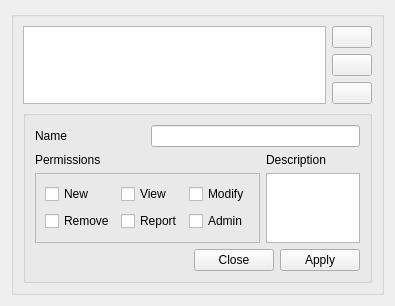
      <widget class="QWidget" name="RolePage">
       <property name="geometry">
        <rect>
         <x>0</x>
         <y>0</y>
         <width>362</width>
         <height>280</height>
        </rect>
       </property>
       <attribute name="label">
        <string>Role Management</string>
       </attribute>
       <layout class="QVBoxLayout" name="verticalLayout_12">
        <item>
         <widget class="QGroupBox" name="groupRole">
          <property name="title">
           <string/>
          </property>
          <layout class="QVBoxLayout" name="verticalLayout_11">
           <item>
            <layout class="QHBoxLayout" name="horizontalLayout_9">
             <item>
              <widget class="QTableView" name="tableRoles"/>
             </item>
             <item>
              <layout class="QVBoxLayout" name="verticalLayout_10">
               <item>
                <widget class="QPushButton" name="pushNewRole">
                 <property name="toolTip">
                  <string>Create new role</string>
                 </property>
                 <property name="statusTip">
                  <string>Create new role</string>
                 </property>
                 <property name="whatsThis">
                  <string>Creates new role</string>
                 </property>
                 <property name="text">
                  <string/>
                 </property>
                 <property name="icon">
                  <iconset resource="conf_app.qrc">
                   <normaloff>:/conf_app/filenew.png</normaloff>:/conf_app/filenew.png</iconset>
                 </property>
                </widget>
               </item>
               <item>
                <widget class="QPushButton" name="pushEditRole">
                 <property name="sizePolicy">
                  <sizepolicy hsizetype="Preferred" vsizetype="Fixed">
                   <horstretch>0</horstretch>
                   <verstretch>0</verstretch>
                  </sizepolicy>
                 </property>
                 <property name="toolTip">
                  <string>Edit role</string>
                 </property>
                 <property name="statusTip">
                  <string>Edit role</string>
                 </property>
                 <property name="whatsThis">
                  <string>Edits role</string>
                 </property>
                 <property name="text">
                  <string/>
                 </property>
                 <property name="icon">
                  <iconset resource="conf_app.qrc">
                   <normaloff>:/conf_app/pencil.png</normaloff>:/conf_app/pencil.png</iconset>
                 </property>
                 <property name="checkable">
                  <bool>true</bool>
                 </property>
                </widget>
               </item>
               <item>
                <widget class="QPushButton" name="pushRemoveRole">
                 <property name="sizePolicy">
                  <sizepolicy hsizetype="Preferred" vsizetype="Fixed">
                   <horstretch>0</horstretch>
                   <verstretch>0</verstretch>
                  </sizepolicy>
                 </property>
                 <property name="toolTip">
                  <string>Remove role</string>
                 </property>
                 <property name="statusTip">
                  <string>Remove role</string>
                 </property>
                 <property name="whatsThis">
                  <string>Removes role</string>
                 </property>
                 <property name="text">
                  <string/>
                 </property>
                 <property name="icon">
                  <iconset resource="conf_app.qrc">
                   <normaloff>:/conf_app/cancel.png</normaloff>:/conf_app/cancel.png</iconset>
                 </property>
                 <property name="shortcut">
                  <string>Del</string>
                 </property>
                </widget>
               </item>
              </layout>
             </item>
            </layout>
           </item>
           <item>
            <widget class="QGroupBox" name="groupRoleDetail">
             <property name="title">
              <string/>
             </property>
             <layout class="QGridLayout" name="gridLayout_7">
              <item row="0" column="0">
               <widget class="QLabel" name="label_9">
                <property name="text">
                 <string>Name</string>
                </property>
                <property name="buddy">
                 <cstring>lineRoleName</cstring>
                </property>
               </widget>
              </item>
              <item row="0" column="1" colspan="2">
               <widget class="QLineEdit" name="lineRoleName"/>
              </item>
              <item row="1" column="0" colspan="2">
               <widget class="QLabel" name="label_11">
                <property name="text">
                 <string>Permissions</string>
                </property>
               </widget>
              </item>
              <item row="1" column="2">
               <widget class="QLabel" name="label_10">
                <property name="text">
                 <string>Description</string>
                </property>
                <property name="buddy">
                 <cstring>textRoleDesc</cstring>
                </property>
               </widget>
              </item>
              <item row="2" column="2">
               <widget class="QPlainTextEdit" name="textRoleDesc">
                <property name="sizePolicy">
                 <sizepolicy hsizetype="Preferred" vsizetype="Expanding">
                  <horstretch>0</horstretch>
                  <verstretch>0</verstretch>
                 </sizepolicy>
                </property>
               </widget>
              </item>
              <item row="3" column="0" colspan="3">
               <layout class="QHBoxLayout" name="horizontalLayout_8">
                <item>
                 <spacer name="horizontalSpacer_4">
                  <property name="orientation">
                   <enum>Qt::Horizontal</enum>
                  </property>
                  <property name="sizeHint" stdset="0">
                   <size>
                    <width>40</width>
                    <height>20</height>
                   </size>
                  </property>
                 </spacer>
                </item>
                <item>
                 <widget class="QDialogButtonBox" name="roleButtonBox">
                  <property name="standardButtons">
                   <set>QDialogButtonBox::Apply|QDialogButtonBox::Close</set>
                  </property>
                 </widget>
                </item>
               </layout>
              </item>
              <item row="2" column="0" colspan="2">
               <widget class="QFrame" name="frame">
                <property name="frameShape">
                 <enum>QFrame::StyledPanel</enum>
                </property>
                <property name="frameShadow">
                 <enum>QFrame::Raised</enum>
                </property>
                <layout class="QGridLayout" name="gridLayout_8">
                 <item row="0" column="0">
                  <widget class="QCheckBox" name="checkNew">
                   <property name="toolTip">
                    <string>Can create new records</string>
                   </property>
                   <property name="statusTip">
                    <string>Can create new records</string>
                   </property>
                   <property name="whatsThis">
                    <string>Permission to create new records</string>
                   </property>
                   <property name="text">
                    <string>New</string>
                   </property>
                  </widget>
                 </item>
                 <item row="0" column="1">
                  <widget class="QCheckBox" name="checkView">
                   <property name="toolTip">
                    <string>Can view records</string>
                   </property>
                   <property name="statusTip">
                    <string>Can view records</string>
                   </property>
                   <property name="whatsThis">
                    <string>Permission to create view records</string>
                   </property>
                   <property name="text">
                    <string>View</string>
                   </property>
                  </widget>
                 </item>
                 <item row="0" column="2">
                  <widget class="QCheckBox" name="checkMod">
                   <property name="toolTip">
                    <string>Can edit records</string>
                   </property>
                   <property name="statusTip">
                    <string>Can edit records</string>
                   </property>
                   <property name="whatsThis">
                    <string>Permission to modify records</string>
                   </property>
                   <property name="text">
                    <string>Modify</string>
                   </property>
                  </widget>
                 </item>
                 <item row="1" column="2">
                  <widget class="QCheckBox" name="checkAdmin">
                   <property name="toolTip">
                    <string>Superuser</string>
                   </property>
                   <property name="statusTip">
                    <string>Superuser</string>
                   </property>
                   <property name="whatsThis">
                    <string>Administrator permissions</string>
                   </property>
                   <property name="text">
                    <string>Admin</string>
                   </property>
                  </widget>
                 </item>
                 <item row="1" column="1">
                  <widget class="QCheckBox" name="checkRep">
                   <property name="toolTip">
                    <string>Can create/view reports</string>
                   </property>
                   <property name="statusTip">
                    <string>Can create/view reports</string>
                   </property>
                   <property name="whatsThis">
                    <string>Permission to access the reporter module</string>
                   </property>
                   <property name="text">
                    <string>Report</string>
                   </property>
                  </widget>
                 </item>
                 <item row="1" column="0">
                  <widget class="QCheckBox" name="checkRemove">
                   <property name="toolTip">
                    <string>Can delete records</string>
                   </property>
                   <property name="statusTip">
                    <string>Can delete records</string>
                   </property>
                   <property name="whatsThis">
                    <string>Permission to create delete records</string>
                   </property>
                   <property name="text">
                    <string>Remove</string>
                   </property>
                  </widget>
                 </item>
                </layout>
               </widget>
              </item>
             </layout>
            </widget>
           </item>
          </layout>
         </widget>
        </item>
       </layout>
      </widget>
